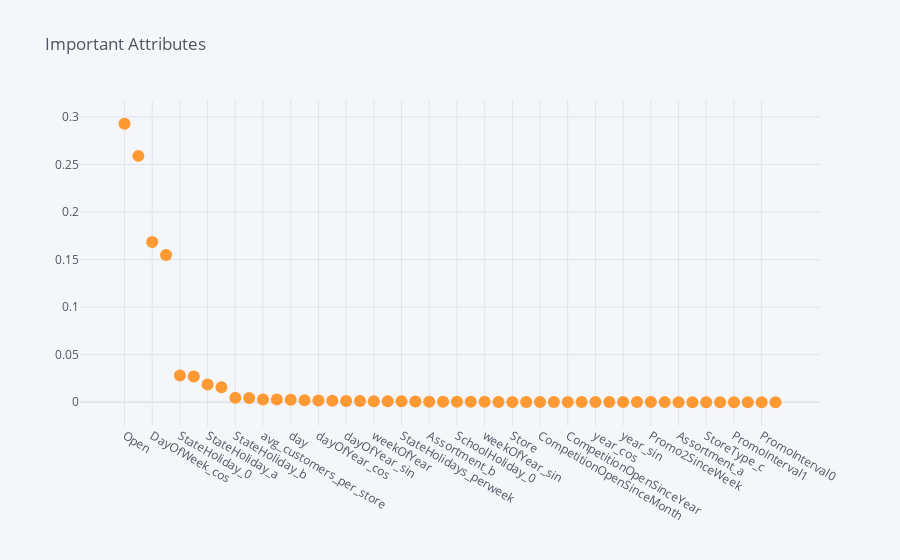

The notebook cell this image was saved under:
### Code cell
# Import attributes according to model
pd.options.display.float_format='{:.5f}'.format
important_features=pd.DataFrame(rf_model.feature_importances_,index=X_train.columns)
important_features.sort_values(by=0,ascending=False)
# Visualization of important features
important_features.sort_values(by=0,ascending=False).iplot(mode='markers',title='Important Attributes')

### Figure 1 — Plotly figure (JSON) as saved in the notebook; plotly's stock layout.template omitted (floating-point values rounded to 4 significant figures)
{"data": [{"line": {"color": "rgba(255, 153, 51, 1.0)", "dash": "solid", "shape": "linear", "width": 1.3}, "marker": {"size": 12, "symbol": "circle"}, "mode": "markers", "name": "0", "text": "", "type": "scatter", "x": ["Open", "sales_perCustomer", "DayOfWeek_cos", "DayOfWeek", "StateHoliday_0", "DayOfWeek_sin", "StateHoliday_a", "Promo", "StateHoliday_b", "avg_sales_per_store", "avg_customers_per_store", "dayOfYear", "day", "StateHoliday_c", "dayOfYear_cos", "StoreType_b", "dayOfYear_sin", "sales_percustomers_perstore", "weekOfYear", "weekOfYear_cos", "StateHolidays_perweek", "SchoolHoliday_1", "Assortment_b", "CompetitionDistance", "SchoolHoliday_0", "month", "weekOfYear_sin", "month_sin", "Store", "month_cos", "CompetitionOpenSinceMonth", "year", "CompetitionOpenSinceYear", "StoreType_a", "year_cos", "SchoolHolidays_perweek", "year_sin", "Assortment_c", "Promo2SinceWeek", "Promo2SinceYear", "Assortment_a", "StoreType_d", "StoreType_c", "PromoInterval3", "PromoInterval1", "PromoInterval2", "PromoInterval0", "Promo2"], "y": [0.2928, 0.2591, 0.1686, 0.1547, 0.02801, 0.02712, 0.01861, 0.01587, 0.004587, 0.004506, 0.002975, 0.002792, 0.002628, 0.002119, 0.001937, 0.001623, 0.001353, 0.001325, 0.001113, 0.001103, 0.0009173, 0.0007429, 0.0005891, 0.0005493, 0.0004838, 0.0004704, 0.0003906, 0.0003586, 0.0003084, 0.0002252, 0.0001991, 0.0001985, 0.0001894, 0.0001814, 0.0001723, 0.0001628, 0.0001561, 0.0001351, 0.0001341, 0.0001186, 9.018e-05, 8.163e-05, 5.664e-05, 5.387e-05, 5.24e-05, 5.011e-05, 4.878e-05, 3.124e-05]}], "layout": {"legend": {"bgcolor": "#F5F6F9", "font": {"color": "#4D5663"}}, "paper_bgcolor": "#F5F6F9", "plot_bgcolor": "#F5F6F9", "title": {"font": {"color": "#4D5663"}, "text": "Important Attributes"}, "xaxis": {"gridcolor": "#E1E5ED", "showgrid": true, "tickfont": {"color": "#4D5663"}, "title": {"font": {"color": "#4D5663"}, "text": ""}, "zerolinecolor": "#E1E5ED"}, "yaxis": {"gridcolor": "#E1E5ED", "showgrid": true, "tickfont": {"color": "#4D5663"}, "title": {"font": {"color": "#4D5663"}, "text": ""}, "zerolinecolor": "#E1E5ED"}}}
